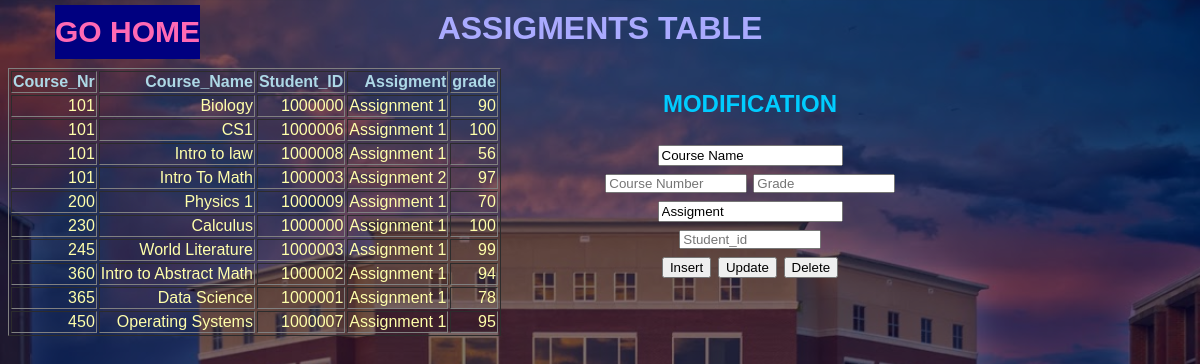
Screenshot of /assigments.php with the database file from the repository.
### tables this page shows
CREATE TABLE `assigment` (
  `crs_nr` int(11) NOT NULL,
  `crs_name` varchar(300) NOT NULL,
  `st_id` int(11) NOT NULL,
  `as_name` varchar(300) NOT NULL,
  `grade` int(11) DEFAULT NULL
);

### assigments.php (the view, shortened to what this page needs)
<?php
    include_once 'includes/dbh.inc.php';
    ?>
<!DOCTYPE html>
<html lang="en" dir="ltr">
  <head>
    <link rel="stylesheet" type="text/css" href="style.css">
<h1>Assigments Table</h1>
  </head>
  <body>
    <div id="table" class="students">
      <table class="studtable sortable jquery-tablesorter" border="1" style="text-align:right;">
        <thead>
          <tr>
            <th class="headerSort headerSortUP" tabindex="0" role="columnheader button" title="Sort ascending">Course_Nr </th>
            <th class="headerSort" tabindex="0" role="columnheader button" title="Sort ascending">Course_Name</th>
            <th class="headerSort" tabindex="0" role="columnheader button" title="Sort ascending">Student_ID</th>
            <th class="headerSort" tabindex="0" role="columnheader button" title="Sort ascending">Assigment</th>
            <th class="headerSort" tabindex="0" role="columnheader button" title="Sort ascending">grade</th>
          </tr>
        </thead>
        <tbody>
          <?php
          $sql ="SELECT * FROM assigment;";
          $result = mysqli_query($conn,$sql);
          $resultCheck = mysqli_num_rows($result);
          if ($resultCheck > 0){
            while ($row =mysqli_fetch_assoc($result)){
              echo "<tr>";
              echo "<td>";
              echo $row['crs_nr'] ."<br>";
              echo "</td>";
              echo "<td>";
              echo $row['crs_name'] ."<br>";
              echo "</td>";
              echo "<td>";
              echo $row['st_id'] ."<br>";
              echo "</td>";
              echo "<td>";
              echo $row['as_name'] ."<br>";
              echo "</td>";
              echo "<td>";
              echo $row['grade'] ."<br>";
              echo "</td>";
          }
      }
      ?>
    </div>
    <div class="absolute">
      <form action="includes/as.inc.php" method="POST">
        <h2>Modification<h2>
        <input type="text" name="cs_name" value="Course Name">
        <br>
        <input type="number" min=101 max=500 class="numb" name="cs_nr" placeholder="Course Number">
        <input type="number" min=0 max=100 class="numb" name="grade" placeholder="Grade">
        <br>
        <input type="text" name="as_name" value="Assigment">
        <input type="number" min=1000000 max=6999999 class="numb" name="st_id" placeholder="Student_id">
        <br>
        <button type=" submit" name='insert'>Insert</button>
        <button type=" submit" name='update'>Update</button>
        <button type=" submit" name='delete'>Delete</button>
      </form>
    </div>
  <a href="../php_thing" class='pos' >GO HOME</a>
  </body>
</html>

### style.css (style rules this page uses)
body { margin: 1000; padding: 0; text-align: center; background: linear-gradient(rgba(0,0,50,0.5),rgba(0,0,50,0.5)),url(library_0.jpg); background-size: cover; font-family: sans-serif; }
h1 { margin-top: 10px; color: #AAf; text-transform: uppercase; transition: all 4 ease-in-out; }
thead { margin-top: 10px; color: #add8e6; transition: all 4 ease-in-out; }
tbody { right: 30px; color: #ffa; transition: all 4 ease-in-out; }
h2 { margin-top: 10px; color: #0CF; text-transform: uppercase; transition: all 4 ease-in-out; }
a:link, a:visited { font-size: 30px; text-decoration: none; padding: 10px 0px; color: hotpink; font-weight: bold; background-color: #000080; }

### assigments.php (style rules this page uses)
div.absolute { position: absolute; top: 80px; right: 300px; width: 300px; height: 300px; border: 0px solid #73AD21; }
input.numb { width: 10em; height: 1em; }
a.pos { position: absolute; top: 5px; right: 1000px; border: 0px solid #FFFF; }

### rows the page displays
assigment: crs_nr "101", crs_name "Biology", st "1000000", as_name "Assignment 1", grade "90"
assigment: crs_nr "101", crs_name "CS1", st "1000006", as_name "Assignment 1", grade "100"
assigment: crs_nr "101", crs_name "Intro to law", st "1000008", as_name "Assignment 1", grade "56"
assigment: crs_nr "101", crs_name "Intro To Math", st "1000003", as_name "Assignment 2", grade "97"
assigment: crs_nr "200", crs_name "Physics 1", st "1000009", as_name "Assignment 1", grade "70"
assigment: crs_nr "230", crs_name "Calculus", st "1000000", as_name "Assignment 1", grade "100"
assigment: crs_nr "245", crs_name "World Literature", st "1000003", as_name "Assignment 1", grade "99"
assigment: crs_nr "360", crs_name "Intro to Abstract Math", st "1000002", as_name "Assignment 1", grade "94"
assigment: crs_nr "365", crs_name "Data Science", st "1000001", as_name "Assignment 1", grade "78"
assigment: crs_nr "450", crs_name "Operating Systems", st "1000007", as_name "Assignment 1", grade "95"
